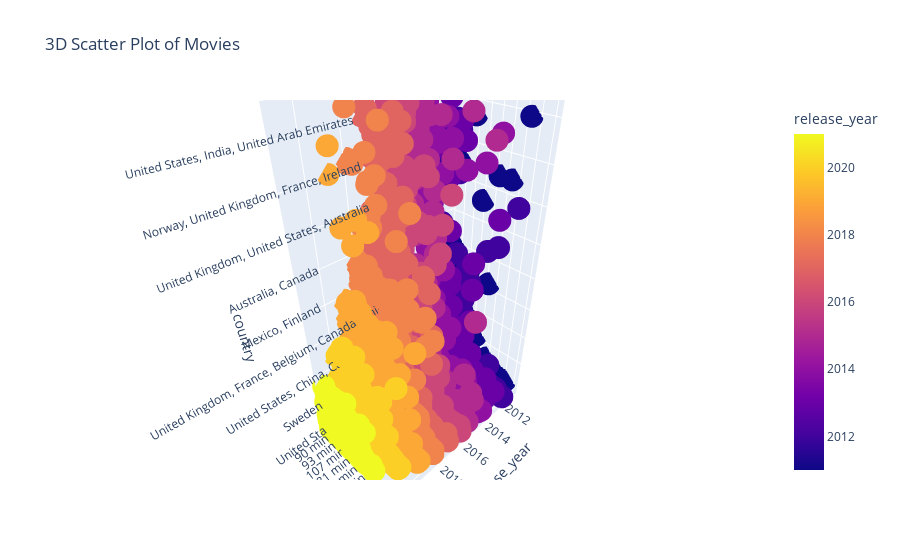

Notebook code cell kept with this figure:
### Code cell
plot_3d_scatter("Movie", 2010)

### Figure 1 — Plotly figure (JSON) as saved in the notebook; plotly's stock layout.template omitted (floating-point values rounded to 4 significant figures; data arrays with more than 128 entries replaced by an {"elided": "..."} marker saying what was removed)
{"data": [{"hovertemplate": "release_year=%{marker.color}<br>duration=%{y}<br>country=%{z}<extra></extra>", "legendgroup": "", "marker": {"color": {"elided": "4824 int values"}, "coloraxis": "coloraxis", "symbol": "circle"}, "mode": "markers", "name": "", "scene": "scene", "showlegend": false, "type": "scatter3d", "x": {"elided": "4824 int values"}, "y": {"elided": "4824 str values"}, "z": {"elided": "4824 str values"}}], "layout": {"coloraxis": {"colorbar": {"title": {"text": "release_year"}}, "colorscale": [[0, "#0d0887"], [0.1111, "#46039f"], [0.2222, "#7201a8"], [0.3333, "#9c179e"], [0.4444, "#bd3786"], [0.5556, "#d8576b"], [0.6667, "#ed7953"], [0.7778, "#fb9f3a"], [0.8889, "#fdca26"], [1, "#f0f921"]]}, "legend": {"tracegroupgap": 0}, "scene": {"domain": {"x": [0, 1], "y": [0, 1]}, "xaxis": {"title": {"text": "release_year"}}, "yaxis": {"title": {"text": "duration"}}, "zaxis": {"title": {"text": "country"}}}, "title": {"text": "3D Scatter Plot of Movies"}}}
